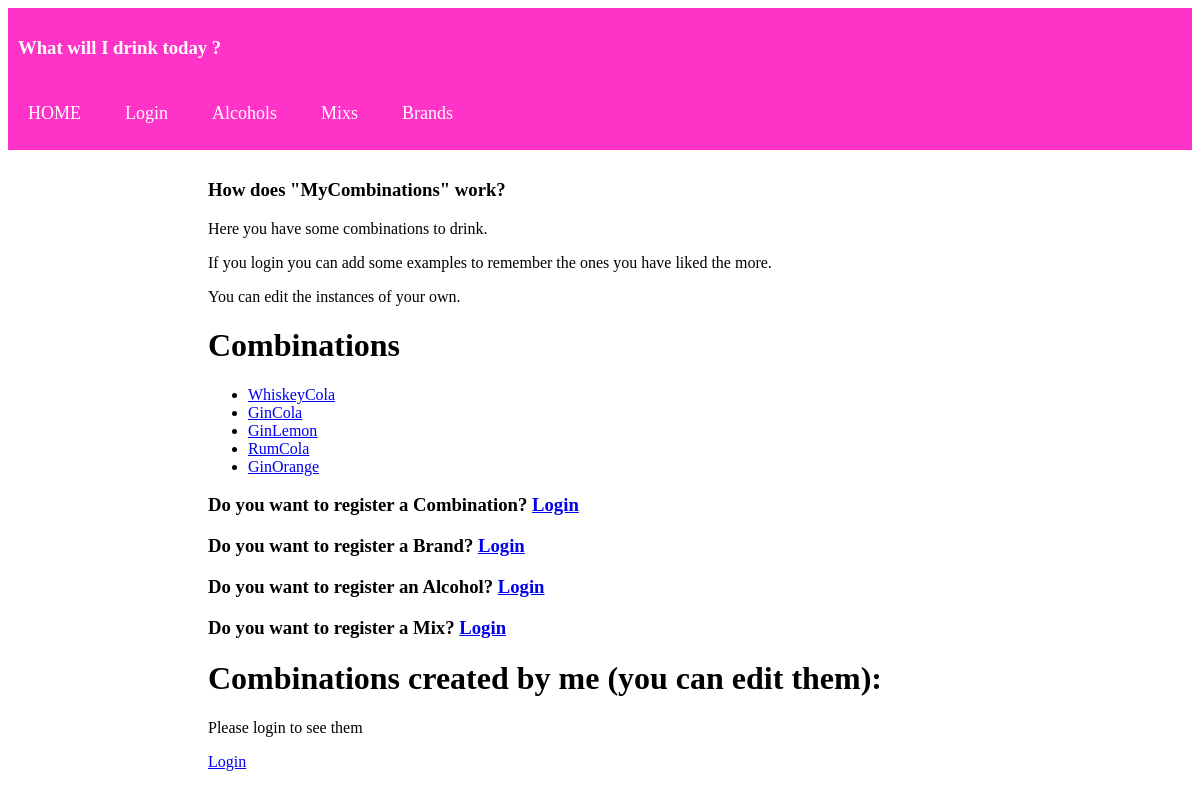
Page /mycombinations/ on the committed database.
### web/models.py (models this page shows, shortened)
class Combination(models.Model):
    name = models.CharField(max_length=200)
    alcohol = models.ForeignKey(Alcohol, on_delete=models.CASCADE)
    mix = models.ForeignKey(Mix, on_delete=models.CASCADE)
    user = models.ForeignKey(User, default=1, on_delete=models.CASCADE)
    date = models.DateField(default=date.today)
    image=models.ImageField(upload_to="mycombinations", blank=True, null=True)

### web/templates/web/combination_list.html (shortened to what this page needs)
{% extends "web/index.html" %}
{% block content %}
<h1>
    Combinations
</h1>
<ul>
    {% for combination in latest_combination_list %}
        <li><a href="{% url 'web:combination_detail' combination.id %}">
            {{ combination.name }}</a></li>
    {% empty %}<li>Sorry, no combinations registered yet.</li>
    {% endfor %}
</ul>
<h3>Do you want to register a Combination?
    {% if user.is_authenticated %}<a href="{% url 'web:combination_create' %}">Click here!</a>)+
    {% else %}
        <a href="{% url 'login' %}?next={{request.path}}">Login</a>
    {% endif %}
</h3>
<h3>
    Do you want to register a Brand?
    {% if user.is_authenticated %}
    <a href="{% url 'web:brand_create' %}">Click here!</a>
    {% else %}
        <a href="{% url 'login' %}?next={{request.path}}">Login</a>
    {% endif %}
</h3>
<h3>
    Do you want to register an Alcohol?
    {% if user.is_authenticated %}
    <a href="{% url 'web:alcohol_create' %}">Click here!</a>
    {% else %}
        <a href="{% url 'login' %}?next={{request.path}}">Login</a>
    {% endif %}
</h3>
<h3>
    Do you want to register a Mix?
    {% if user.is_authenticated %}(<a href="{% url 'web:mix_create' %}">Click here!</a>)
    {% else %}
        <a href="{% url 'login' %}?next={{request.path}}">Login</a>
    {% endif %}
</h3>
<h1>Combinations created by me (you can edit them):</h1>
{% if user.is_authenticated %}
<ul>
    {% for combination in latest_combination_list %}
        {% if user == combination.user %}
        <li><a href="{% url 'web:combination_detail' combination.id %}">
            {{ combination.name }}</a></li>
    	{% endif %}
    {% empty %}<li>Sorry, no combinations registered yet.</li>
    {% endfor %}
{% else %}
    <p>Please login to see them</p>
    <a href="{% url 'login' %}?next={{request.path}}">Login</a>
    {% endif %}
{% endblock %}

### rows in the picture
Combination: name "WhiskeyCola"
Combination: name "GinCola"
Combination: name "GinLemon"
Combination: name "RumCola"
Combination: name "GinOrange"
